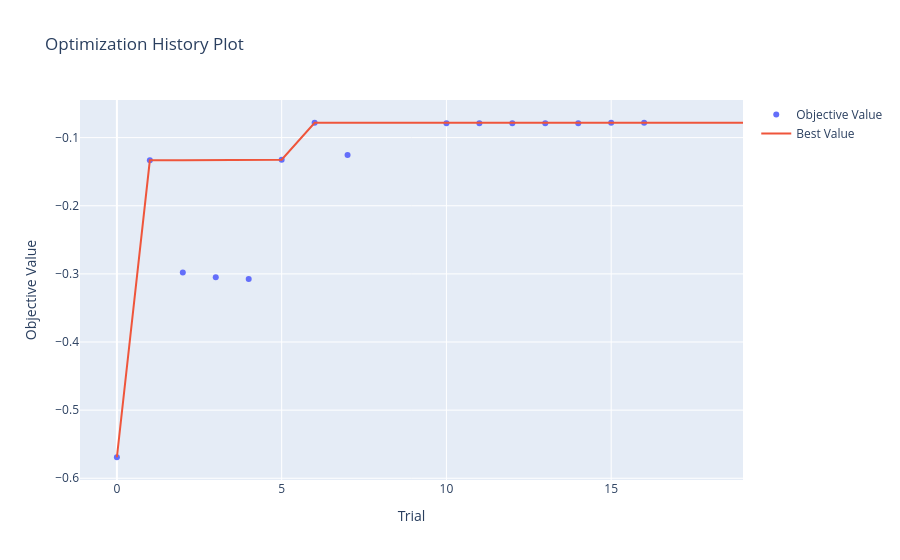
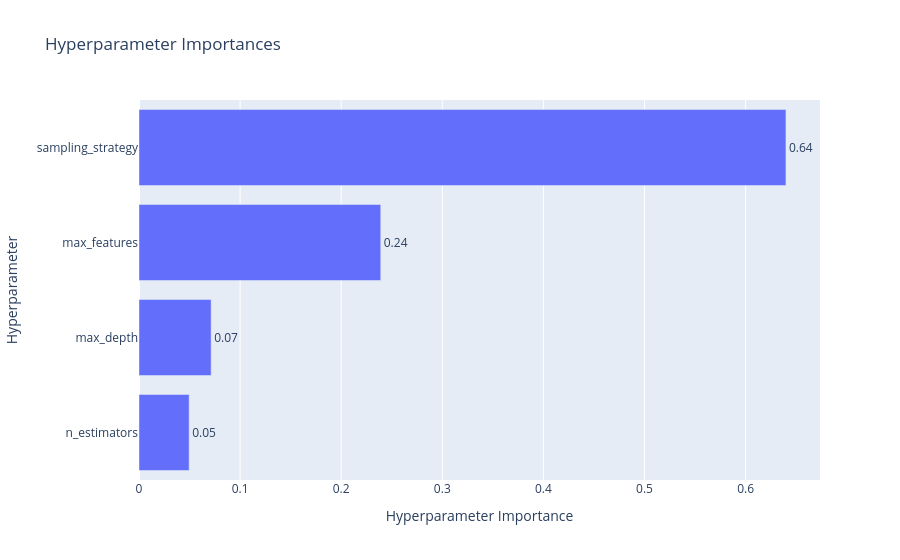

Notebook code for these charts, in order:
### Markdown cell above
С помощью Optuna найдем оптимальные параметры модели и улучшим ее качество по метрике Missed defaults rate:

### Code cell
missed_default_scorer = make_scorer(missed_default_rate, greater_is_better=False)

# ── Диапазоны гиперпараметров RandomForest + undersampling ratio
def rf_params_func(trial):
    return {
        'n_estimators':      trial.suggest_int('n_estimators', 100, 300, step=100),
        'max_depth':         trial.suggest_int('max_depth', 5, 15, step=5),
        'max_features':      trial.suggest_categorical('max_features', ['sqrt', 'log2', 0.5]),
        'sampling_strategy': trial.suggest_categorical('sampling_strategy', [0.33, 0.45, 0.55, 0.65, 0.75]),
    }

# ── Построение пайплайна по параметрам текущего trial
def rf_undersampling_pipeline(params):
    return ImbPipeline([
        ('prep', preprocessor_random_forest),
        ('undersampling', RandomUnderSampler(
            random_state=RANDOM_STATE,
            sampling_strategy=params['sampling_strategy'],
        )),
        ('random_forest', RandomForestClassifier(
            n_estimators=params['n_estimators'],
            max_depth=params['max_depth'],
            max_features=params['max_features'],
            random_state=RANDOM_STATE,
            n_jobs=-1,
        )),
    ])

# ── Обёртка над GroupTimeSeriesSplit для передачи groups в cross_val_score
class GroupCV:
    def __init__(self, cv, groups):
        self.cv = cv
        self.groups = groups

    def split(self, X, y=None, groups=None):
        return self.cv.split(X, y, groups=self.groups)

    def get_n_splits(self, X=None, y=None, groups=None):
        return self.cv.get_n_splits()

cv_with_groups = GroupCV(gtscv, groups)

# ── Применяем feature engineering для Optuna CV
# (те же данные, что будут использоваться при финальном обучении)
df_train_fe_optuna = create_time_series_features(
    pd.concat([X_train_val, y_train_val.rename(TARGET_COL_NAME)], axis=1).copy()
)
X_train_val_fe_optuna = df_train_fe_optuna[ALL_FEATURE_COLS]
y_train_val_fe_optuna = df_train_fe_optuna[TARGET_COL_NAME]

# ── Запуск подбора гиперпараметров
optuna_helper = OptunaHelper(
    X=X_train_val_fe_optuna,
    y=y_train_val_fe_optuna,
    cv=cv_with_groups,
)

optuna.logging.set_verbosity(optuna.logging.WARNING)

study_rf_undersampling = optuna_helper.fit_study(
    params_func=rf_params_func,
    estimator_func=rf_undersampling_pipeline,
    scorer_func=missed_default_scorer,
    n_trials=20,
    visualize=True,
    show_progress_bar=True,
)

print('\nЛучшие гиперпараметры:')
for k, v in study_rf_undersampling.best_params.items():
    print(f'  {k}: {v}')
print(f'Лучшая метрика Missed defaults rate (CV): {-study_rf_undersampling.best_value:.4f}')

### Figure 1 — Plotly figure (JSON) as saved in the notebook; plotly's stock layout.template omitted (floating-point values rounded to 4 significant figures)
{"data": [{"mode": "markers", "name": "Objective Value", "type": "scatter", "x": [0, 1, 2, 3, 4, 5, 6, 7, 10, 11, 12, 13, 14, 15, 16], "y": [-0.5692, -0.1333, -0.2981, -0.3049, -0.3073, -0.1323, -0.07817, -0.1256, -0.07879, -0.07879, -0.07879, -0.07879, -0.07879, -0.07817, -0.07817]}, {"mode": "lines", "name": "Best Value", "type": "scatter", "x": [0, 1, 2, 3, 4, 5, 6, 7, 8, 9, 10, 11, 12, 13, 14, 15, 16, 17, 18, 19], "y": [-0.5692, -0.1333, -0.1333, -0.1333, -0.1333, -0.1323, -0.07817, -0.07817, -0.07817, -0.07817, -0.07817, -0.07817, -0.07817, -0.07817, -0.07817, -0.07817, -0.07817, -0.07817, -0.07817, -0.07817]}, {"marker": {"color": "#cccccc"}, "mode": "markers", "name": "Infeasible Trial", "showlegend": false, "type": "scatter", "x": [], "y": []}], "layout": {"title": {"text": "Optimization History Plot"}, "xaxis": {"title": {"text": "Trial"}}, "yaxis": {"title": {"text": "Objective Value"}}}}

### Figure 2 — Plotly figure (JSON) as saved in the notebook; plotly's stock layout.template omitted (floating-point values rounded to 4 significant figures)
{"data": [{"cliponaxis": false, "hovertemplate": ["n_estimators (IntDistribution): 0.04959246945945638<extra></extra>", "max_depth (IntDistribution): 0.07135669519112227<extra></extra>", "max_features (CategoricalDistribution): 0.2391149506908462<extra></extra>", "sampling_strategy (CategoricalDistribution): 0.6399358846585752<extra></extra>"], "name": "Objective Value", "orientation": "h", "text": ["0.05", "0.07", "0.24", "0.64"], "textposition": "outside", "type": "bar", "x": [0.04959, 0.07136, 0.2391, 0.6399], "y": ["n_estimators", "max_depth", "max_features", "sampling_strategy"]}], "layout": {"title": {"text": "Hyperparameter Importances"}, "xaxis": {"title": {"text": "Hyperparameter Importance"}}, "yaxis": {"title": {"text": "Hyperparameter"}}}}
